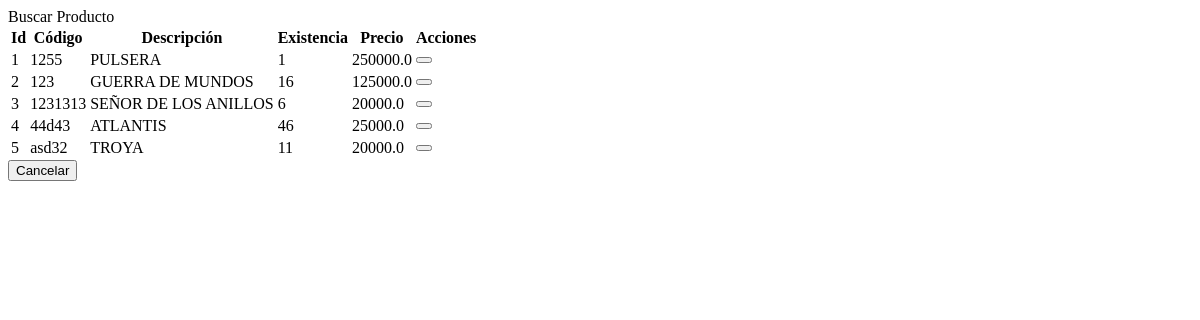
/fac/facturas/buscar-producto (signed in), run on an earlier commit of the app's database.
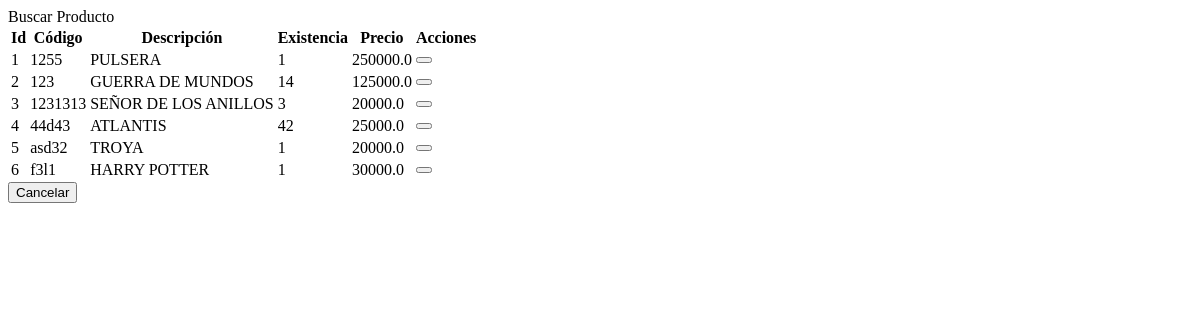
And on a later commit of the database.
### inv/models.py (models this page shows, shortened)
class Pelicula(ClaseModelo):
    codigo = models.CharField('Código de pelicula', max_length=50, unique=True)
    nombre = models.CharField('Nombre de la película', max_length=80)
    description = models.CharField('descripción', max_length=500)
    precio = models.FloatField(default=0)
    existencia = models.PositiveIntegerField(default=1)
    last_buy = models.DateField('Última compra', null=True, blank=True)
    productora = models.ForeignKey(Productora, on_delete=models.CASCADE)
    subcategoria = models.ForeignKey(SubCategoria, on_delete=models.CASCADE)
    class Meta:
        verbose_name_plural = 'Películas'
        unique_together = ('codigo', )

### fac/views.py (the view)
# urls.py: path('facturas/buscar-producto', views.PeliculaView.as_view(), name="factura_peli"),
class PeliculaView(inv.PeliculaView):
    template_name = "fac/buscar_producto.html"

### templates/fac/buscar_producto.html (shortened to what this page needs)
<div class="modal-dialog modal-lg">
    <div class="modal-content">
        <div class="col-xl-12 col-md-12 mb-12">
            <div class="card border-left-warning shadow h-100 py-2">
                <div class="card-body">
                    <div class="row no-gutters align-items-center">
                    <div class="col mr-2">
                        <div class="text-xs font-weight-bold text-primary text-uppercase mb-1">
                            Buscar Producto
                        </div>
                        <div class="row">
                                <table
                                id="tblProducto"
                                data-pagination="true"
                                data-search="true"
                                data-show-columns="true"
                                data-show-fullscreen="true"
                                data-locale="es-NI"
                                >
                                <thead>
                                  <th data-sortable="true" data-field="id">Id</th>
                                  <th data-sortable="true" data-field="codigo">Código</th>
                                  <th data-field="descripcion">Descripción</th>
                                  <th data-field="existencia">Existencia</th>
                                  <th data-field="precio">Precio</th>
                                  <th class="all">Acciones</th>
                                </thead>
                                <tbody>
                                  {% for item in obj %}
                                  <tr>
                                    <td>{{ item.id }}</td>
                                    <td>{{ item.codigo }}</td>
                                    <td>{{item.nombre}}</td>
                                    <td>{{item.existencia}}</td>
                                    <td>{{item.precio}}</td>
                                    <td>
                                        {% if item.existencia > 0 and item.estado %}
                                            <button class="btn btn-warning btn-circle" id="btnSelect"
                                            onclick="selectPeli({{ item.id }}, '{{ item.codigo }}', '{{ item.nombre }}', {{ item.precio }})"
                                            >
                                            </button>
                                        {% endif %}
                                    </td>
                                  </tr>
                                  {% endfor %}
                                </tbody>
                              </table>
                        </div>
                        <div class="row">
                            <div class="col">
                                <button type="button" id="btnCancelar" class="btn btn-success">
                                        Cancelar
                                </button>
                            </div>
                        </div>
                    </div>
                    </div>
                </div>
            </div>
        </div>
    </div>
</div>

What changed in the data, as far as the page shows it:
changed Pelicula "GUERRA DE MUNDOS": existencia "16" → "14"
changed Pelicula "SEÑOR DE LOS ANILLOS": existencia "6" → "3"
changed Pelicula "ATLANTIS": existencia "46" → "42"
changed Pelicula "asd32": existencia "11" → "1"
added Pelicula: id "6", codigo "f3l1", nombre "HARRY POTTER", existencia "1", precio "30000.0"
